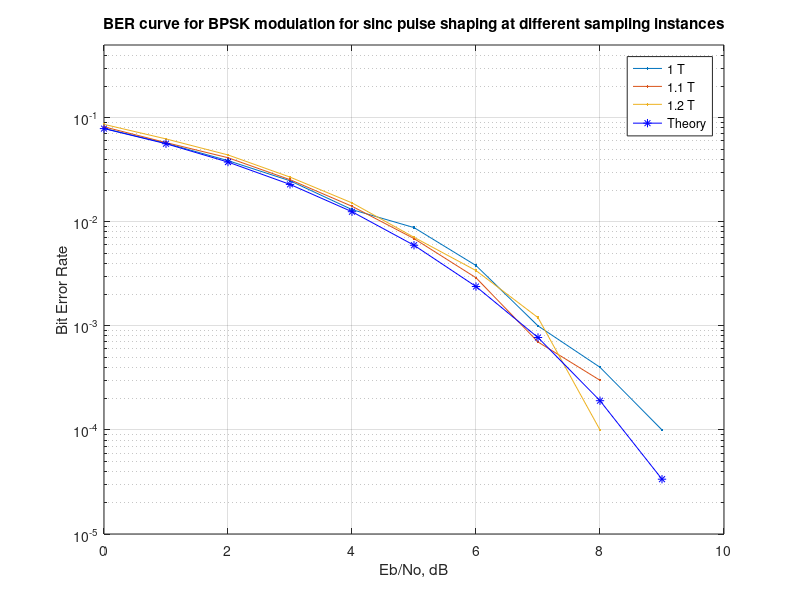

Recreate this plot in MATLAB.
% PRABHAT KUMAR RAI --- EE18MTECH01005
% PROBLEM  -- BPSK WITH SINC PULSE SHAPING & RECEPTION WITH MATCHED FILTER
% with different sampling instances 1T,1.1T,1.2T
clear all; close all; clc;

% input signal generation with 0 or 1
N=10000;
x_in=rand(1,N)>0.5; 

% bpsk generation 
x_bpsk=2*x_in-1; % conversion into bpsk bits i.e. (1 or -1)

% upsampling the bpsk signal
samp_fact=2;
x_up=upsample(x_bpsk,samp_fact);      % upsampling by 2
a=1:0.1:1.2;                      % T=1T, T=1.1T, T=1.2T
for off=1:length(a) 
    % sinc pulse shaping
    %lin = linspace(-50,50,21);
    lin=-10*a:(a*1/2):10*a;        % -nT:T/l:nT  T=1, n=10 l=2
    y1 = sinc(lin);
    y = y1/norm(y1);
    sinc_shap=conv(x_up,y); % sinc pulse shaping

    %-----NOISE GENERATION & ADDITION TO SIGNAl
    noise=randn(1,length(sinc_shap));
    comp_noise=1/sqrt(2)*(noise+1i*noise); % guassian noise mean=0 variance=1 (approximately)
    Eb_No_dB = [0:9]; % different Eb/N values

    for r = 1:length(Eb_No_dB)
    
        % Noise addition
        corrp = sinc_shap + 10^(-Eb_No_dB(r)/20)*comp_noise;

        %----Matched filter
        h_match=conv(conj(y),corrp);

        % choosing only best samples of length l*N
        h_match=real(h_match);

        h_best=h_match(((length(h_match)/2 + 1)-(samp_fact*N/2)):((length(h_match)/2)+(samp_fact*N/2)));  

        % down sampling
        k_down=downsample(h_best,samp_fact);   % down sampling by 2

        % Demodulating the signal
        out=[];
        for q=1:length(k_down)
            if k_down(q)>0
                out1=1;
            else
                out1=0;  
            end
            out=[out out1];
        end 
    out; % output after demodulation
    % calculating the number of bit errors
    nError(r) = biterr(x_in , out);
    simulation_Ber = nError/N; % simulated ber
    end
    x=simulation_Ber;
    semilogy(Eb_No_dB,simulation_Ber,'.-'); axis([0 10 10^-5 0.5]);
    hold on;
end
hold on;
theory_Ber = 0.5*erfc(sqrt(10.^(Eb_No_dB/10))); % theoretical ber 
semilogy(Eb_No_dB,theory_Ber,'b*-'); hold on
legend('1 T','1.1 T','1.2 T','Theory'); xlabel('Eb/No, dB');
axis([0 10 10^-5 0.5]); grid on;
ylabel('Bit Error Rate'); 
title('BER curve for BPSK modulation for sinc pulse shaping at different sampling instances');